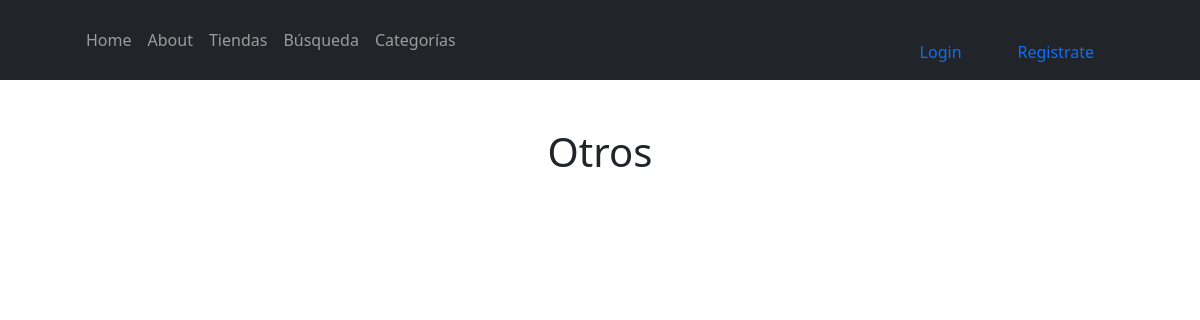
The app's page /otroLista/, older data.
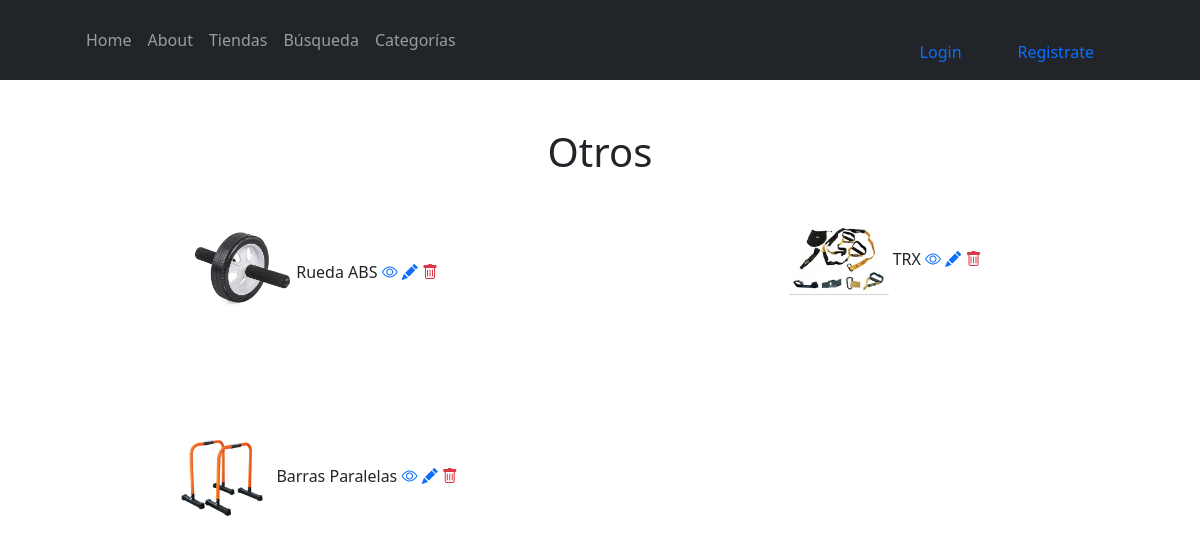
The same page, newer data.
### EntrenamientoApp/models.py (models this page shows, shortened)
class Equipamiento(models.Model):
    equipamientoSeleccion = (
    ('gym','GYM'),
    ('funcional', 'FUNCIONAL'),
    ('futbol','FUTBOL'),
    ('boxeo','BOXEO'),
    ('basquet','BASQUET'),
    ('otro', 'Otro'),
    )
    usuario = models.ForeignKey(User, on_delete=models.CASCADE, null=True, blank=True)
    titulo = models.CharField(max_length=200)
    equipamiento = models.CharField(max_length=15, choices=equipamientoSeleccion, default='gym')
    marca = models.CharField(max_length=40)
    descripcion = models.TextField(null=True, blank=True)
    year = models.IntegerField()
    precio = models.DecimalField(max_digits=10, decimal_places=2)
    usado = models.BooleanField()
    fechaPublicacion = models.DateTimeField(auto_now_add=True)
    telefonoContacto = models.IntegerField()
    emailContacto = models.EmailField()
    imagenEquipamiento = models.ImageField(null=True, blank=True, upload_to="imagenes/")
    class Meta:
        ordering = ['usuario', '-fechaPublicacion']

### EntrenamientoApp/views.py (the view)
# urls.py: path('otroLista/', OtroLista.as_view(), name='otros'),
class OtroLista(ListView):
    context_object_name = 'otros'
    queryset = Equipamiento.objects.filter(equipamiento__startswith='otro')
    template_name = 'EntrenamientoApp/listaOtros.html'

### EntrenamientoApp/templates/EntrenamientoApp/listaOtros.html
{% extends 'EntrenamientoApp/about.html' %}
{% load static %}
{% block content %}
<br>
<br>
<div class="container text-center">
    <h1>Otros</h1>
</div>
<br>
<div class="container text-center">
    <div class="row">
            {% for otro in otros %}
            <div class="col-sm-6 align-items-center">
                <div class="card-body">
                <img src="{{otro.imagenEquipamiento.url}}" class="" width="100px">
                {{otro.titulo}}
                <a href="{% url 'otro' otro.id %}"><i class="bi bi-eye"></i></a>
                {% if user.id == gym.usuario.id %}
                <a href="{% url 'otro_editar' otro.id %}"><i class="bi bi-pencil-fill"></i></a>
                <a href="{% url 'otro_eliminar' otro.id %}"><i class="bi bi-trash text-danger"></i></a>
                <br>
                <br>
                <br>
                <br>
                {% endif %}
                </div>
            </div>
            {% endfor %}
    </div>
</div>
{% endblock %}

Row changes from the older to the newer data that the page shows:
added Equipamiento: imagenEquipamiento (picture), titulo "Rueda ABS"
added Equipamiento: imagenEquipamiento (picture), titulo "TRX"
added Equipamiento: imagenEquipamiento (picture), titulo "Barras Paralelas"
